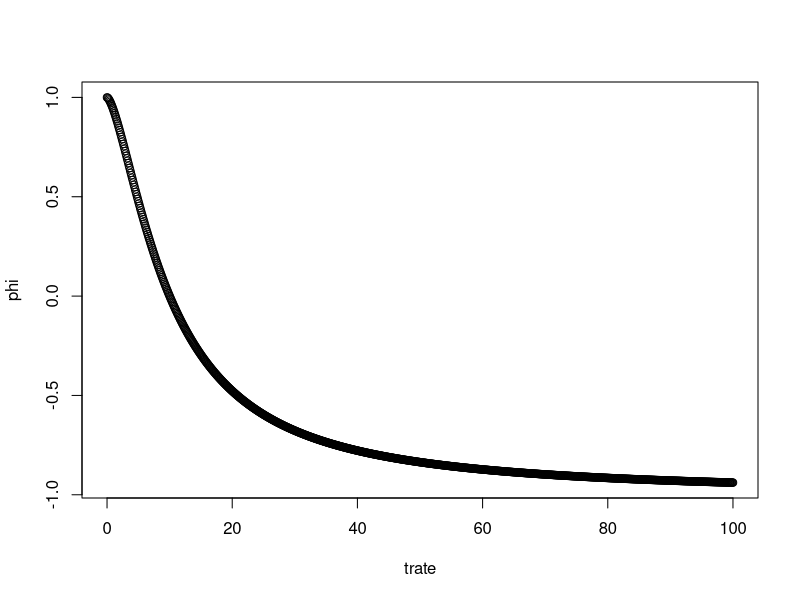
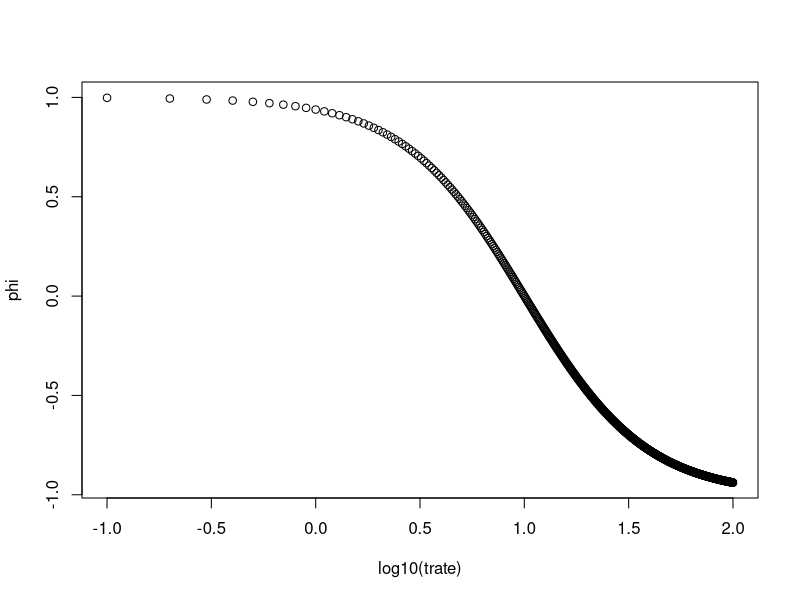

R code for these plots, in order:
### Pharmacodynamic function 
# As in Yu ProcRoySoc 2018

### Make pharmacodynamics function 
phi_max = 1
phi_min = -1
kappa = 1.5 # From (Yu2018): for antibiotics
trate <- seq(0,100,0.1)
vs_mic = 10

#phi = phi_max - ((phi_max - phi_min)*(trate / vs_mic)^kappa) / ((trate / vs_mic)^kappa - phi_min/phi_max)
phi = phi_max * (1 - ((1 - phi_min/phi_max)*(trate / vs_mic)^kappa) / ((trate / vs_mic)^kappa - phi_min/phi_max))

plot(trate, phi)
plot(log10(trate), phi)
